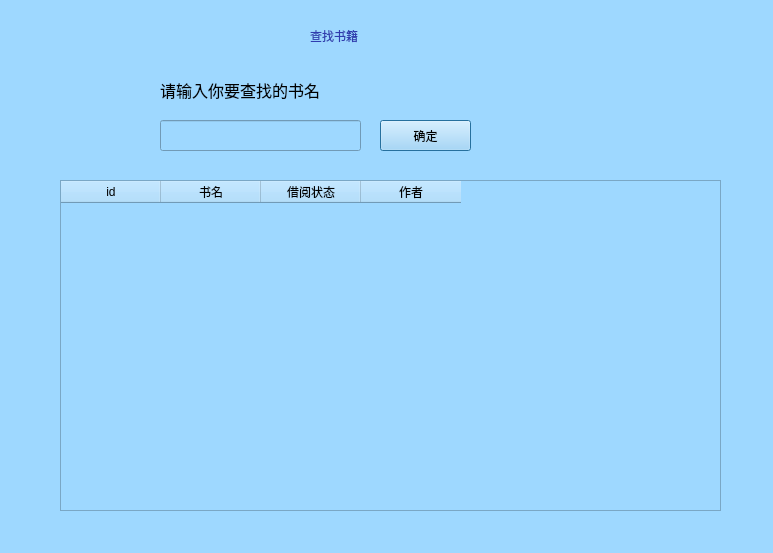
<?xml version="1.0" encoding="UTF-8"?>
<ui version="4.0">
 <class>DialogSearch</class>
 <widget class="QDialog" name="DialogSearch">
  <property name="geometry">
   <rect>
    <x>0</x>
    <y>0</y>
    <width>773</width>
    <height>553</height>
   </rect>
  </property>
  <property name="windowTitle">
   <string>查找书籍</string>
  </property>
  <property name="styleSheet">
   <string notr="true">background-color: rgb(158, 216, 255);</string>
  </property>
  <widget class="QLabel" name="label">
   <property name="geometry">
    <rect>
     <x>160</x>
     <y>70</y>
     <width>371</width>
     <height>41</height>
    </rect>
   </property>
   <property name="styleSheet">
    <string notr="true">font: 15pt &quot;等线&quot;;</string>
   </property>
   <property name="text">
    <string>&lt;html&gt;&lt;head/&gt;&lt;body&gt;&lt;p&gt;&lt;span style=&quot; font-size:12pt;&quot;&gt;请输入你要查找的书名&lt;/span&gt;&lt;/p&gt;&lt;/body&gt;&lt;/html&gt;</string>
   </property>
  </widget>
  <widget class="QPushButton" name="pushButton">
   <property name="geometry">
    <rect>
     <x>380</x>
     <y>120</y>
     <width>91</width>
     <height>31</height>
    </rect>
   </property>
   <property name="styleSheet">
    <string notr="true">font: 12pt &quot;等线&quot;;</string>
   </property>
   <property name="text">
    <string>确定</string>
   </property>
  </widget>
  <widget class="QLineEdit" name="lineEdit">
   <property name="geometry">
    <rect>
     <x>160</x>
     <y>120</y>
     <width>201</width>
     <height>31</height>
    </rect>
   </property>
  </widget>
  <widget class="QLabel" name="label_2">
   <property name="geometry">
    <rect>
     <x>420</x>
     <y>10</y>
     <width>311</width>
     <height>61</height>
    </rect>
   </property>
   <property name="text">
    <string/>
   </property>
  </widget>
  <widget class="QTableWidget" name="tableWidget">
   <property name="geometry">
    <rect>
     <x>60</x>
     <y>180</y>
     <width>661</width>
     <height>331</height>
    </rect>
   </property>
   <column>
    <property name="text">
     <string>id</string>
    </property>
   </column>
   <column>
    <property name="text">
     <string>书名</string>
    </property>
   </column>
   <column>
    <property name="text">
     <string>借阅状态</string>
    </property>
   </column>
   <column>
    <property name="text">
     <string>作者</string>
    </property>
   </column>
  </widget>
  <widget class="QLabel" name="label_9">
   <property name="geometry">
    <rect>
     <x>310</x>
     <y>0</y>
     <width>181</width>
     <height>71</height>
    </rect>
   </property>
   <property name="styleSheet">
    <string notr="true">color: rgb(48, 60, 175);
font: 87 9pt &quot;Arial&quot;;
font: 14pt &quot;Arial&quot;;
font: 10pt &quot;华文新魏&quot;;
font: 11pt &quot;Arial&quot;;
font: 11pt &quot;华文新魏&quot;;</string>
   </property>
   <property name="text">
    <string>查找书籍</string>
   </property>
  </widget>
 </widget>
 <resources/>
 <connections/>
</ui>
